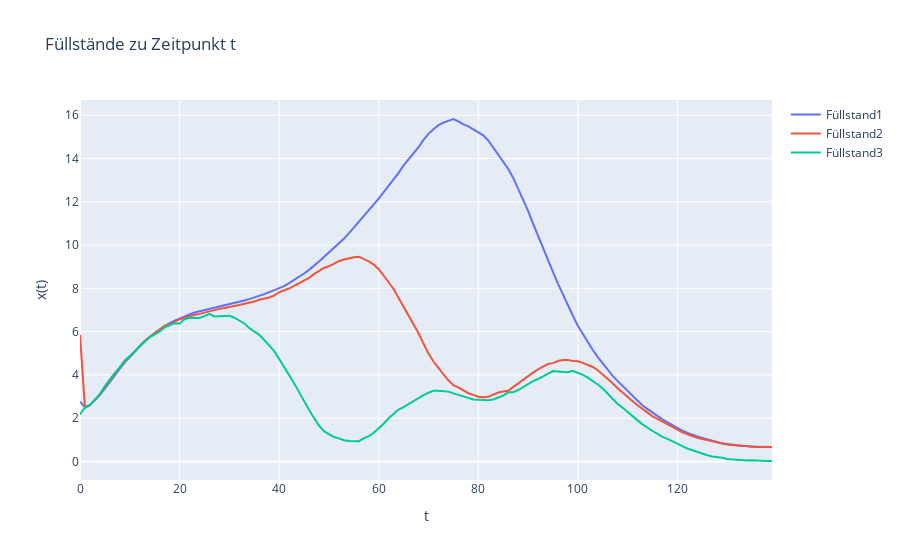

The notebook cell saved with this chart:
### Markdown cell above
Die Ergebnisse des Solvers lassen sich mit Plotly in einem Diagramm visualisieren

### Code cell
fig = go.Figure(
    data=[
        go.Scatter(x=t, y=res.y[0], name="Füllstand1"),
        go.Scatter(x=t, y=res.y[1], name="Füllstand2"),
        go.Scatter(x=t, y=res.y[2], name="Füllstand3"),
        # go.Scatter(x = t, y = u1_arr, name = 'Zuflussgeschwindigkeit1'),
        # go.Scatter(x = t, y = u2_arr, name = 'Zuflussgeschwindigkeit2')
    ]
)
fig.update_layout(
    title="Füllstände zu Zeitpunkt t", xaxis_title="t", yaxis_title="x(t)"
)
fig.show()

### Figure 1 — Plotly figure (JSON) as saved in the notebook; plotly's stock layout.template omitted (floating-point values rounded to 4 significant figures; data arrays with more than 128 entries replaced by an {"elided": "..."} marker saying what was removed)
{"data": [{"name": "Füllstand1", "type": "scatter", "x": {"elided": "140 float values"}, "y": {"elided": "140 float values"}}, {"name": "Füllstand2", "type": "scatter", "x": {"elided": "140 float values"}, "y": {"elided": "140 float values"}}, {"name": "Füllstand3", "type": "scatter", "x": {"elided": "140 float values"}, "y": {"elided": "140 float values"}}], "layout": {"title": {"text": "Füllstände zu Zeitpunkt t"}, "xaxis": {"title": {"text": "t"}}, "yaxis": {"title": {"text": "x(t)"}}}}
